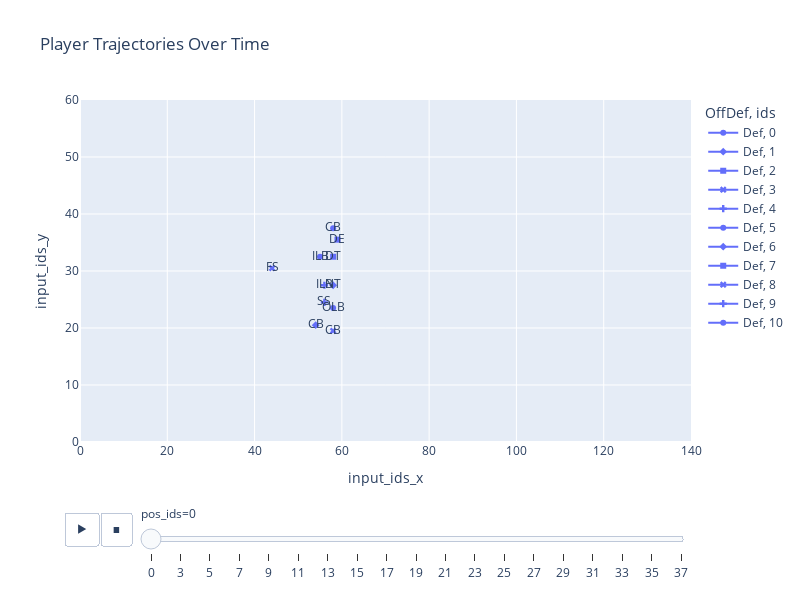

The code cell stored with this chart in its notebook:
### Code cell
fig = px.line(plot_true, x="input_ids_x", y="input_ids_y", animation_frame="pos_ids", color="OffDef", symbol="ids",
                 text="position_ids", title="Player Trajectories Over Time",
                 range_x=[0, 140], range_y=[0, 60], # Set X and Y axis ranges
                 line_shape="linear",  # Draw lines connecting points
                 render_mode="svg")  # Render mode for smoother lines

# Customize the appearance of the plot
fig.update_traces(marker=dict(size=10), selector=dict(mode='lines'))
fig.update_layout(width=800, height=600)

### Figure 1 — Plotly figure (JSON) as saved in the notebook; plotly's stock layout.template omitted (floating-point values rounded to 4 significant figures)
{"data": [{"hovertemplate": "OffDef=Def<br>ids=0<br>pos_ids=0<br>input_ids_x=%{x}<br>input_ids_y=%{y}<br>position_ids=%{text}<extra></extra>", "legendgroup": "Def, 0", "line": {"color": "#636efa", "dash": "solid", "shape": "linear"}, "marker": {"symbol": "circle"}, "mode": "markers+text+lines", "name": "Def, 0", "orientation": "v", "showlegend": true, "text": ["ILB"], "type": "scatter", "x": [55], "xaxis": "x", "y": [32.5], "yaxis": "y"}, {"hovertemplate": "OffDef=Def<br>ids=1<br>pos_ids=0<br>input_ids_x=%{x}<br>input_ids_y=%{y}<br>position_ids=%{text}<extra></extra>", "legendgroup": "Def, 1", "line": {"color": "#636efa", "dash": "solid", "shape": "linear"}, "marker": {"symbol": "diamond"}, "mode": "markers+text+lines", "name": "Def, 1", "orientation": "v", "showlegend": true, "text": ["NT"], "type": "scatter", "x": [58], "xaxis": "x", "y": [27.5], "yaxis": "y"}, {"hovertemplate": "OffDef=Def<br>ids=2<br>pos_ids=0<br>input_ids_x=%{x}<br>input_ids_y=%{y}<br>position_ids=%{text}<extra></extra>", "legendgroup": "Def, 2", "line": {"color": "#636efa", "dash": "solid", "shape": "linear"}, "marker": {"symbol": "square"}, "mode": "markers+text+lines", "name": "Def, 2", "orientation": "v", "showlegend": true, "text": ["DT"], "type": "scatter", "x": [58], "xaxis": "x", "y": [32.5], "yaxis": "y"}, {"hovertemplate": "OffDef=Def<br>ids=3<br>pos_ids=0<br>input_ids_x=%{x}<br>input_ids_y=%{y}<br>position_ids=%{text}<extra></extra>", "legendgroup": "Def, 3", "line": {"color": "#636efa", "dash": "solid", "shape": "linear"}, "marker": {"symbol": "x"}, "mode": "markers+text+lines", "name": "Def, 3", "orientation": "v", "showlegend": true, "text": ["CB"], "type": "scatter", "x": [58], "xaxis": "x", "y": [19.5], "yaxis": "y"}, {"hovertemplate": "OffDef=Def<br>ids=4<br>pos_ids=0<br>input_ids_x=%{x}<br>input_ids_y=%{y}<br>position_ids=%{text}<extra></extra>", "legendgroup": "Def, 4", "line": {"color": "#636efa", "dash": "solid", "shape": "linear"}, "marker": {"symbol": "cross"}, "mode": "markers+text+lines", "name": "Def, 4", "orientation": "v", "showlegend": true, "text": ["SS"], "type": "scatter", "x": [56], "xaxis": "x", "y": [24.5], "yaxis": "y"}, {"hovertemplate": "OffDef=Def<br>ids=5<br>pos_ids=0<br>input_ids_x=%{x}<br>input_ids_y=%{y}<br>position_ids=%{text}<extra></extra>", "legendgroup": "Def, 5", "line": {"color": "#636efa", "dash": "solid", "shape": "linear"}, "marker": {"symbol": "circle"}, "mode": "markers+text+lines", "name": "Def, 5", "orientation": "v", "showlegend": true, "text": ["CB"], "type": "scatter", "x": [58], "xaxis": "x", "y": [37.5], "yaxis": "y"}, {"hovertemplate": "OffDef=Def<br>ids=6<br>pos_ids=0<br>input_ids_x=%{x}<br>input_ids_y=%{y}<br>position_ids=%{text}<extra></extra>", "legendgroup": "Def, 6", "line": {"color": "#636efa", "dash": "solid", "shape": "linear"}, "marker": {"symbol": "diamond"}, "mode": "markers+text+lines", "name": "Def, 6", "orientation": "v", "showlegend": true, "text": ["CB"], "type": "scatter", "x": [54], "xaxis": "x", "y": [20.5], "yaxis": "y"}, {"hovertemplate": "OffDef=Def<br>ids=7<br>pos_ids=0<br>input_ids_x=%{x}<br>input_ids_y=%{y}<br>position_ids=%{text}<extra></extra>", "legendgroup": "Def, 7", "line": {"color": "#636efa", "dash": "solid", "shape": "linear"}, "marker": {"symbol": "square"}, "mode": "markers+text+lines", "name": "Def, 7", "orientation": "v", "showlegend": true, "text": ["DE"], "type": "scatter", "x": [59], "xaxis": "x", "y": [35.5], "yaxis": "y"}, {"hovertemplate": "OffDef=Def<br>ids=8<br>pos_ids=0<br>input_ids_x=%{x}<br>input_ids_y=%{y}<br>position_ids=%{text}<extra></extra>", "legendgroup": "Def, 8", "line": {"color": "#636efa", "dash": "solid", "shape": "linear"}, "marker": {"symbol": "x"}, "mode": "markers+text+lines", "name": "Def, 8", "orientation": "v", "showlegend": true, "text": ["FS"], "type": "scatter", "x": [44], "xaxis": "x", "y": [30.5], "yaxis": "y"}, {"hovertemplate": "OffDef=Def<br>ids=9<br>pos_ids=0<br>input_ids_x=%{x}<br>input_ids_y=%{y}<br>position_ids=%{text}<extra></extra>", "legendgroup": "Def, 9", "line": {"color": "#636efa", "dash": "solid", "shape": "linear"}, "marker": {"symbol": "cross"}, "mode": "markers+text+lines", "name": "Def, 9", "orientation": "v", "showlegend": true, "text": ["ILB"], "type": "scatter", "x": [56], "xaxis": "x", "y": [27.5], "yaxis": "y"}, {"hovertemplate": "OffDef=Def<br>ids=10<br>pos_ids=0<br>input_ids_x=%{x}<br>input_ids_y=%{y}<br>position_ids=%{text}<extra></extra>", "legendgroup": "Def, 10", "line": {"color": "#636efa", "dash": "solid", "shape": "linear"}, "marker": {"symbol": "circle"}, "mode": "markers+text+lines", "name": "Def, 10", "orientation": "v", "showlegend": true, "text": ["OLB"], "type": "scatter", "x": [58], "xaxis": "x", "y": [23.5], "yaxis": "y"}], "layout": {"height": 600, "legend": {"title": {"text": "OffDef, ids"}, "tracegroupgap": 0}, "sliders": [{"active": 0, "currentvalue": {"prefix": "pos_ids="}, "len": 0.9, "pad": {"b": 10, "t": 60}, "steps": [{"args": [["0"], {"frame": {"duration": 0, "redraw": false}, "fromcurrent": true, "mode": "immediate", "transition": {"duration": 0, "easing": "linear"}}], "label": "0", "method": "animate"}, {"args": [["3"], {"frame": {"duration": 0, "redraw": false}, "fromcurrent": true, "mode": "immediate", "transition": {"duration": 0, "easing": "linear"}}], "label": "3", "method": "animate"}, {"args": [["5"], {"frame": {"duration": 0, "redraw": false}, "fromcurrent": true, "mode": "immediate", "transition": {"duration": 0, "easing": "linear"}}], "label": "5", "method": "animate"}, {"args": [["7"], {"frame": {"duration": 0, "redraw": false}, "fromcurrent": true, "mode": "immediate", "transition": {"duration": 0, "easing": "linear"}}], "label": "7", "method": "animate"}, {"args": [["9"], {"frame": {"duration": 0, "redraw": false}, "fromcurrent": true, "mode": "immediate", "transition": {"duration": 0, "easing": "linear"}}], "label": "9", "method": "animate"}, {"args": [["11"], {"frame": {"duration": 0, "redraw": false}, "fromcurrent": true, "mode": "immediate", "transition": {"duration": 0, "easing": "linear"}}], "label": "11", "method": "animate"}, {"args": [["13"], {"frame": {"duration": 0, "redraw": false}, "fromcurrent": true, "mode": "immediate", "transition": {"duration": 0, "easing": "linear"}}], "label": "13", "method": "animate"}, {"args": [["15"], {"frame": {"duration": 0, "redraw": false}, "fromcurrent": true, "mode": "immediate", "transition": {"duration": 0, "easing": "linear"}}], "label": "15", "method": "animate"}, {"args": [["17"], {"frame": {"duration": 0, "redraw": false}, "fromcurrent": true, "mode": "immediate", "transition": {"duration": 0, "easing": "linear"}}], "label": "17", "method": "animate"}, {"args": [["19"], {"frame": {"duration": 0, "redraw": false}, "fromcurrent": true, "mode": "immediate", "transition": {"duration": 0, "easing": "linear"}}], "label": "19", "method": "animate"}, {"args": [["21"], {"frame": {"duration": 0, "redraw": false}, "fromcurrent": true, "mode": "immediate", "transition": {"duration": 0, "easing": "linear"}}], "label": "21", "method": "animate"}, {"args": [["23"], {"frame": {"duration": 0, "redraw": false}, "fromcurrent": true, "mode": "immediate", "transition": {"duration": 0, "easing": "linear"}}], "label": "23", "method": "animate"}, {"args": [["25"], {"frame": {"duration": 0, "redraw": false}, "fromcurrent": true, "mode": "immediate", "transition": {"duration": 0, "easing": "linear"}}], "label": "25", "method": "animate"}, {"args": [["27"], {"frame": {"duration": 0, "redraw": false}, "fromcurrent": true, "mode": "immediate", "transition": {"duration": 0, "easing": "linear"}}], "label": "27", "method": "animate"}, {"args": [["29"], {"frame": {"duration": 0, "redraw": false}, "fromcurrent": true, "mode": "immediate", "transition": {"duration": 0, "easing": "linear"}}], "label": "29", "method": "animate"}, {"args": [["31"], {"frame": {"duration": 0, "redraw": false}, "fromcurrent": true, "mode": "immediate", "transition": {"duration": 0, "easing": "linear"}}], "label": "31", "method": "animate"}, {"args": [["33"], {"frame": {"duration": 0, "redraw": false}, "fromcurrent": true, "mode": "immediate", "transition": {"duration": 0, "easing": "linear"}}], "label": "33", "method": "animate"}, {"args": [["35"], {"frame": {"duration": 0, "redraw": false}, "fromcurrent": true, "mode": "immediate", "transition": {"duration": 0, "easing": "linear"}}], "label": "35", "method": "animate"}, {"args": [["37"], {"frame": {"duration": 0, "redraw": false}, "fromcurrent": true, "mode": "immediate", "transition": {"duration": 0, "easing": "linear"}}], "label": "37", "method": "animate"}], "x": 0.1, "xanchor": "left", "y": 0, "yanchor": "top"}], "title": {"text": "Player Trajectories Over Time"}, "updatemenus": [{"buttons": [{"args": [null, {"frame": {"duration": 500, "redraw": false}, "fromcurrent": true, "mode": "immediate", "transition": {"duration": 500, "easing": "linear"}}], "label": "&#9654;", "method": "animate"}, {"args": [[null], {"frame": {"duration": 0, "redraw": false}, "fromcurrent": true, "mode": "immediate", "transition": {"duration": 0, "easing": "linear"}}], "label": "&#9724;", "method": "animate"}], "direction": "left", "pad": {"r": 10, "t": 70}, "showactive": false, "type": "buttons", "x": 0.1, "xanchor": "right", "y": 0, "yanchor": "top"}], "width": 800, "xaxis": {"anchor": "y", "domain": [0, 1], "range": [0, 140], "title": {"text": "input_ids_x"}}, "yaxis": {"anchor": "x", "domain": [0, 1], "range": [0, 60], "title": {"text": "input_ids_y"}}}}
